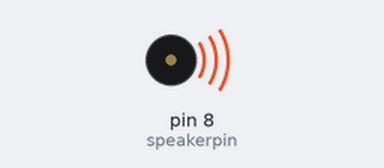
Bench run of a sketch on a simulated Arduino Uno, built with avr-gcc and run on an emulated ATmega328P. On the bench: buzzer (waves = sounding).

Above: at 0.5 s.
Timing chart, 0 to 4.6 s (numbered marks = the images above):
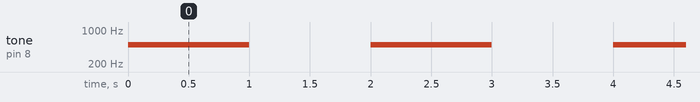

Measured:
- by itself, tone on pin 8 (speakerpin): alternates 500 Hz for 1.0 s and silent for 1.0 s

The sketch:

11_speaker_play.ino
```cpp
#include "pitches.h"

const int speakerpin = 8;


void setup() {
  // put your setup code here, to run once:

}

void loop() {
  tone(speakerpin, 500, 1000);
  delay(2000);

}
```
